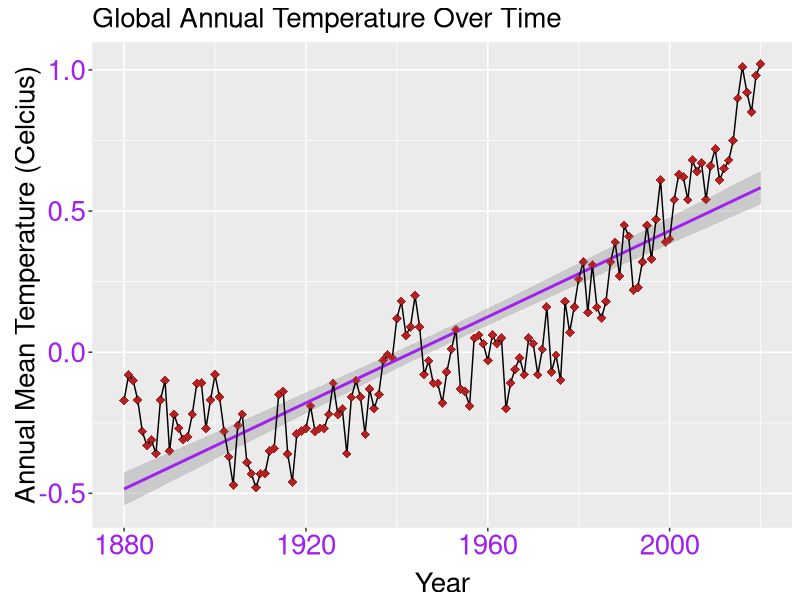
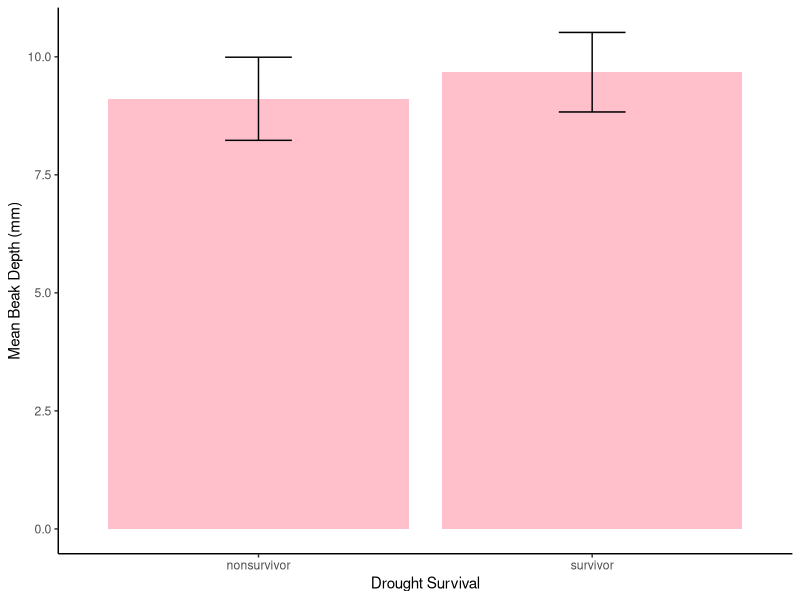

These charts were generated, in order, by the following R code:
#read in library 

library(tidyverse)

dat <- read.csv("global_temps.csv")

#check data class 

class(dat)

class(dat$year)
class(dat$annual_temp_c)

x <- (dat$year)
y <- (dat$annual_temp_c)

# linear regression model

summary(x)
summary(y)

model <- lm(y ~ x)
model
summary(model)

library(ggplot2)
ggplot(data = dat, 
       aes(x = year, 
           y = annual_temp_c)) + 
  geom_point(color = "firebrick", shape = "diamond", size = 3) +
  geom_smooth(method = "lm", color = "purple") +geom_line()+
  xlab("Year") +
  ylab("Annual Mean Temperature (Celcius)") +
  ggtitle("Global Annual Temperature Over Time") + geom_point(color = "firebrick", shape = "diamond", size = 2)+theme(axis.title.x = element_text(vjust = 0, size = 20),plot.title = element_text(size = 20),axis.title.y = element_text(vjust = 0, size = 20), axis.text = element_text(color = "purple", size = 20)) 







#part 2

#read in library 
library(tidyverse)


dat <- read.csv("finches_data_for_lab.csv")

#check data class (type of object)

class(dat)

class(dat$band_id)
class(dat$drought_survival)
class(dat$body_mass_g)

class(dat$wing_length_mm)
class(dat$tarsus_length_mm)
class(dat$beak_length_mm)


class(dat$beak_depth_mm)
class(dat$beak_width_mm)
head(dat)


#summarize numeric data easily 



summary(dat$beak_width_mm)
summary(dat$beak_depth_mm)

summary(dat$beak_length_mm)
summary(dat$body_mass_g)
summary(dat$wing_length_mm)
summary(dat$tarsus_length_mm)
summary(dat$drought_survival)


#standard deviation



library(dplyr)
head(dat)
all_means_sd<- dat %>%
  group_by(drought_survival)%>%
  summarise(avg_winglength=mean(wing_length_mm), sd_winglength = sd(wing_length_mm),
            avg_depth = mean(beak_depth_mm), sd_depth = sd(beak_depth_mm), 
            avg_tarsus = mean(tarsus_length_mm), sd_tarsus = sd(tarsus_length_mm),
            avg_mass = mean(body_mass_g), sd_mass = sd(body_mass_g),
            avg_width = mean(beak_width_mm), sd_width = sd(beak_width_mm),
            avg_beakLength = mean(beak_length_mm), sd_beakLength = sd(beak_length_mm))


library(ggplot2)
ggplot(data = all_means_sd, 
       aes(x = drought_survival, 
           y = avg_depth)) + 
  geom_col(fill = "pink") +
  ylab("Mean Beak Depth (mm)") +
  xlab("Drought Survival") + theme_classic() +  
  geom_errorbar(aes(ymin = avg_depth - sd_depth, 
                    ymax = avg_depth + sd_depth),width = 0.2) 
